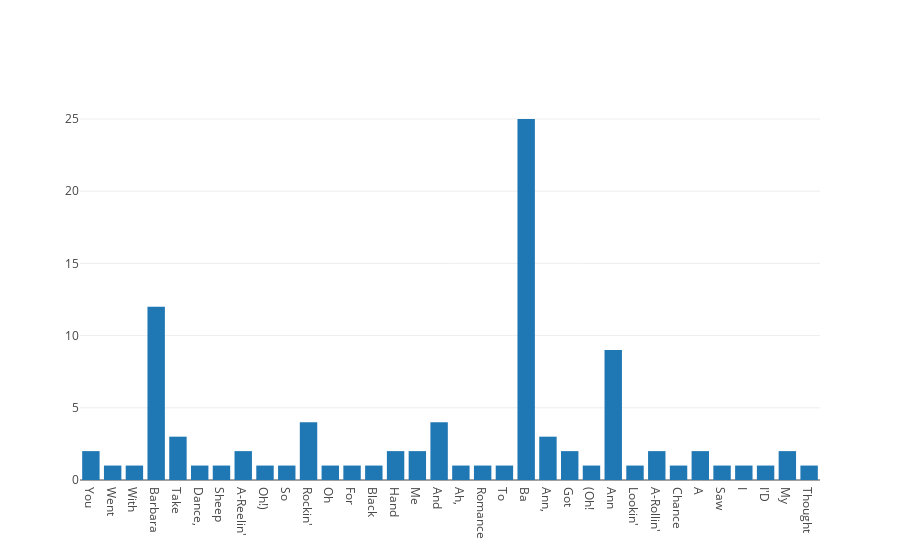

Write notebook code for a chart like this one.
### Code cell
import plotly
from plotly.offline import iplot, init_notebook_mode
from plotly import tools
import plotly.graph_objs as go
init_notebook_mode(connected=True)

trace = {'type': 'bar', 'x': list(unique_words), 'y': list(word_histogram.values())}
plotly.offline.iplot({'data': [trace]})

### Figure 1 — Plotly figure (JSON) as saved in the notebook; plotly's stock layout.template omitted (floating-point values rounded to 4 significant figures)
{"data": [{"type": "bar", "x": ["You", "Went", "With", "Barbara", "Take", "Dance,", "Sheep", "A-Reelin'", "Oh!)", "So", "Rockin'", "Oh", "For", "Black", "Hand", "Me", "And", "Ah,", "Romance", "To", "Ba", "Ann,", "Got", "(Oh!", "Ann", "Lookin'", "A-Rollin'", "Chance", "A", "Saw", "I", "I'D", "My", "Thought"], "y": [2, 1, 1, 12, 3, 1, 1, 2, 1, 1, 4, 1, 1, 1, 2, 2, 4, 1, 1, 1, 25, 3, 2, 1, 9, 1, 2, 1, 2, 1, 1, 1, 2, 1]}], "layout": {}}
